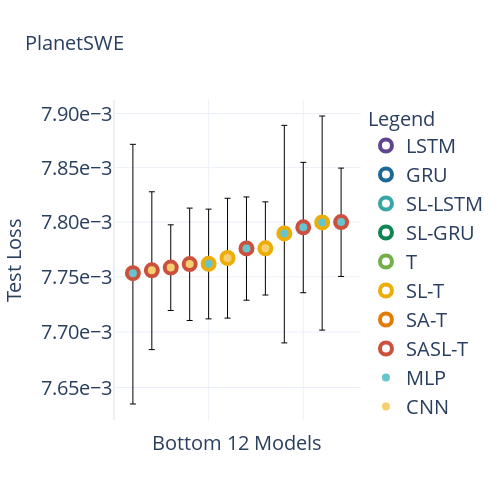
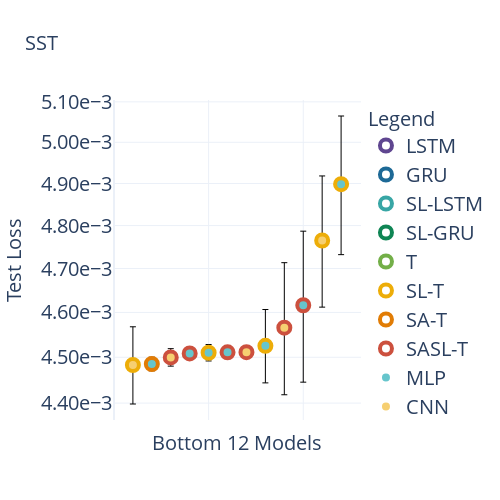
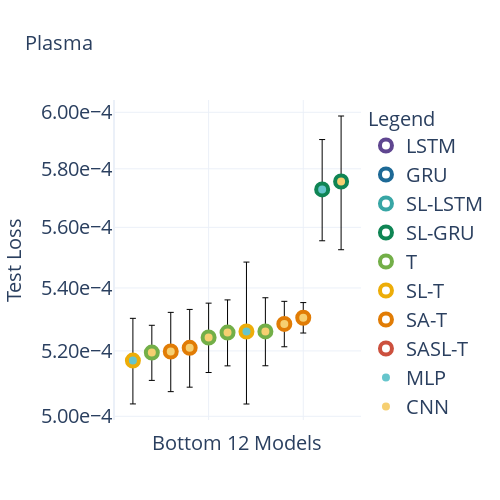

Notebook code cell kept with these figures, in order:
### Code cell
f = Figlet(font='ogre')
for dataset in ['planetswe', 'sst', 'plasma']:
    best_result = helpers.get_top_N_models_by_loss(dataset, pickle_dir, N=1)
    print(best_result)
    plots.plot_model_results_scatter(results, dataset, 12, save=True, fname=f"{dataset}_scatter", title_fontsize=20, axes_fontsize=20, legend_fontsize=20, reverse=True)

### Figure 1 — Plotly figure (JSON) as saved in the notebook; plotly's stock layout.template omitted (floating-point values rounded to 4 significant figures)
{"data": [{"marker": {"color": "white", "line": {"color": "#5F4690", "width": 4}, "size": 12}, "mode": "markers", "name": "LSTM", "showlegend": true, "type": "scatter", "x": [null], "y": [null]}, {"marker": {"color": "white", "line": {"color": "#1D6996", "width": 4}, "size": 12}, "mode": "markers", "name": "GRU", "showlegend": true, "type": "scatter", "x": [null], "y": [null]}, {"marker": {"color": "white", "line": {"color": "#38A6A5", "width": 4}, "size": 12}, "mode": "markers", "name": "SL-LSTM", "showlegend": true, "type": "scatter", "x": [null], "y": [null]}, {"marker": {"color": "white", "line": {"color": "#0F8554", "width": 4}, "size": 12}, "mode": "markers", "name": "SL-GRU", "showlegend": true, "type": "scatter", "x": [null], "y": [null]}, {"marker": {"color": "white", "line": {"color": "#73AF48", "width": 4}, "size": 12}, "mode": "markers", "name": "T", "showlegend": true, "type": "scatter", "x": [null], "y": [null]}, {"marker": {"color": "white", "line": {"color": "#EDAD08", "width": 4}, "size": 12}, "mode": "markers", "name": "SL-T", "showlegend": true, "type": "scatter", "x": [null], "y": [null]}, {"marker": {"color": "white", "line": {"color": "#E17C05", "width": 4}, "size": 12}, "mode": "markers", "name": "SA-T", "showlegend": true, "type": "scatter", "x": [null], "y": [null]}, {"marker": {"color": "white", "line": {"color": "#CC503E", "width": 4}, "size": 12}, "mode": "markers", "name": "SASL-T", "showlegend": true, "type": "scatter", "x": [null], "y": [null]}, {"marker": {"color": "#66C5CC", "line": {"color": "white", "width": 4}, "size": 12}, "mode": "markers", "name": "MLP", "showlegend": true, "type": "scatter", "x": [null], "y": [null]}, {"marker": {"color": "#F6CF71", "line": {"color": "white", "width": 4}, "size": 12}, "mode": "markers", "name": "CNN", "showlegend": true, "type": "scatter", "x": [null], "y": [null]}, {"error_y": {"array": [0.0001181], "color": "black", "thickness": 1, "type": "data", "visible": true, "width": 3}, "hovertemplate": "Encoder: sindy_attention_sindy_loss_transformer (x2)<br>Decoder: mlp (x1)<br>LR: 1.00e-02<br>Mean Test Loss: 7.75e-03<br>Std Test Loss: 1.18e-04<br>Seeds: 5<br><extra></extra>", "marker": {"color": "#66C5CC", "line": {"color": "#CC503E", "width": 4}, "size": 12}, "mode": "markers", "name": "sindy_attention_sindy_loss_transformer-mlp", "showlegend": false, "type": "scatter", "x": [1], "y": [0.007753]}, {"error_y": {"array": [7.182e-05], "color": "black", "thickness": 1, "type": "data", "visible": true, "width": 3}, "hovertemplate": "Encoder: sindy_attention_sindy_loss_transformer (x4)<br>Decoder: unet (x1)<br>LR: 1.00e-03<br>Mean Test Loss: 7.76e-03<br>Std Test Loss: 7.18e-05<br>Seeds: 5<br><extra></extra>", "marker": {"color": "#F6CF71", "line": {"color": "#CC503E", "width": 4}, "size": 12}, "mode": "markers", "name": "sindy_attention_sindy_loss_transformer-unet", "showlegend": false, "type": "scatter", "x": [2], "y": [0.007756]}, {"error_y": {"array": [3.899e-05], "color": "black", "thickness": 1, "type": "data", "visible": true, "width": 3}, "hovertemplate": "Encoder: sindy_attention_sindy_loss_transformer (x3)<br>Decoder: unet (x1)<br>LR: 1.00e-03<br>Mean Test Loss: 7.76e-03<br>Std Test Loss: 3.90e-05<br>Seeds: 5<br><extra></extra>", "marker": {"color": "#F6CF71", "line": {"color": "#CC503E", "width": 4}, "size": 12}, "mode": "markers", "name": "sindy_attention_sindy_loss_transformer-unet", "showlegend": false, "type": "scatter", "x": [3], "y": [0.007758]}, {"error_y": {"array": [5.117e-05], "color": "black", "thickness": 1, "type": "data", "visible": true, "width": 3}, "hovertemplate": "Encoder: sindy_attention_sindy_loss_transformer (x2)<br>Decoder: unet (x1)<br>LR: 1.00e-03<br>Mean Test Loss: 7.76e-03<br>Std Test Loss: 5.12e-05<br>Seeds: 5<br><extra></extra>", "marker": {"color": "#F6CF71", "line": {"color": "#CC503E", "width": 4}, "size": 12}, "mode": "markers", "name": "sindy_attention_sindy_loss_transformer-unet", "showlegend": false, "type": "scatter", "x": [4], "y": [0.007762]}, {"error_y": {"array": [4.998e-05], "color": "black", "thickness": 1, "type": "data", "visible": true, "width": 3}, "hovertemplate": "Encoder: sindy_loss_transformer (x4)<br>Decoder: mlp (x1)<br>LR: 1.00e-03<br>Mean Test Loss: 7.76e-03<br>Std Test Loss: 5.00e-05<br>Seeds: 5<br><extra></extra>", "marker": {"color": "#66C5CC", "line": {"color": "#EDAD08", "width": 4}, "size": 12}, "mode": "markers", "name": "sindy_loss_transformer-mlp", "showlegend": false, "type": "scatter", "x": [5], "y": [0.007762]}, {"error_y": {"array": [5.462e-05], "color": "black", "thickness": 1, "type": "data", "visible": true, "width": 3}, "hovertemplate": "Encoder: sindy_loss_transformer (x1)<br>Decoder: unet (x1)<br>LR: 1.00e-03<br>Mean Test Loss: 7.77e-03<br>Std Test Loss: 5.46e-05<br>Seeds: 5<br><extra></extra>", "marker": {"color": "#F6CF71", "line": {"color": "#EDAD08", "width": 4}, "size": 12}, "mode": "markers", "name": "sindy_loss_transformer-unet", "showlegend": false, "type": "scatter", "x": [6], "y": [0.007767]}, {"error_y": {"array": [4.711e-05], "color": "black", "thickness": 1, "type": "data", "visible": true, "width": 3}, "hovertemplate": "Encoder: sindy_attention_sindy_loss_transformer (x2)<br>Decoder: mlp (x1)<br>LR: 1.00e-03<br>Mean Test Loss: 7.78e-03<br>Std Test Loss: 4.71e-05<br>Seeds: 5<br><extra></extra>", "marker": {"color": "#66C5CC", "line": {"color": "#CC503E", "width": 4}, "size": 12}, "mode": "markers", "name": "sindy_attention_sindy_loss_transformer-mlp", "showlegend": false, "type": "scatter", "x": [7], "y": [0.007776]}, {"error_y": {"array": [4.25e-05], "color": "black", "thickness": 1, "type": "data", "visible": true, "width": 3}, "hovertemplate": "Encoder: sindy_loss_transformer (x4)<br>Decoder: unet (x1)<br>LR: 1.00e-03<br>Mean Test Loss: 7.78e-03<br>Std Test Loss: 4.25e-05<br>Seeds: 5<br><extra></extra>", "marker": {"color": "#F6CF71", "line": {"color": "#EDAD08", "width": 4}, "size": 12}, "mode": "markers", "name": "sindy_loss_transformer-unet", "showlegend": false, "type": "scatter", "x": [8], "y": [0.007776]}, {"error_y": {"array": [9.942e-05], "color": "black", "thickness": 1, "type": "data", "visible": true, "width": 3}, "hovertemplate": "Encoder: sindy_loss_transformer (x2)<br>Decoder: mlp (x1)<br>LR: 1.00e-02<br>Mean Test Loss: 7.79e-03<br>Std Test Loss: 9.94e-05<br>Seeds: 5<br><extra></extra>", "marker": {"color": "#66C5CC", "line": {"color": "#EDAD08", "width": 4}, "size": 12}, "mode": "markers", "name": "sindy_loss_transformer-mlp", "showlegend": false, "type": "scatter", "x": [9], "y": [0.00779]}, {"error_y": {"array": [5.962e-05], "color": "black", "thickness": 1, "type": "data", "visible": true, "width": 3}, "hovertemplate": "Encoder: sindy_attention_sindy_loss_transformer (x3)<br>Decoder: mlp (x1)<br>LR: 1.00e-03<br>Mean Test Loss: 7.80e-03<br>Std Test Loss: 5.96e-05<br>Seeds: 5<br><extra></extra>", "marker": {"color": "#66C5CC", "line": {"color": "#CC503E", "width": 4}, "size": 12}, "mode": "markers", "name": "sindy_attention_sindy_loss_transformer-mlp", "showlegend": false, "type": "scatter", "x": [10], "y": [0.007795]}, {"error_y": {"array": [9.797e-05], "color": "black", "thickness": 1, "type": "data", "visible": true, "width": 3}, "hovertemplate": "Encoder: sindy_loss_transformer (x1)<br>Decoder: mlp (x1)<br>LR: 1.00e-02<br>Mean Test Loss: 7.80e-03<br>Std Test Loss: 9.80e-05<br>Seeds: 5<br><extra></extra>", "marker": {"color": "#66C5CC", "line": {"color": "#EDAD08", "width": 4}, "size": 12}, "mode": "markers", "name": "sindy_loss_transformer-mlp", "showlegend": false, "type": "scatter", "x": [11], "y": [0.0078]}, {"error_y": {"array": [4.958e-05], "color": "black", "thickness": 1, "type": "data", "visible": true, "width": 3}, "hovertemplate": "Encoder: sindy_attention_sindy_loss_transformer (x4)<br>Decoder: mlp (x1)<br>LR: 1.00e-03<br>Mean Test Loss: 7.80e-03<br>Std Test Loss: 4.96e-05<br>Seeds: 5<br><extra></extra>", "marker": {"color": "#66C5CC", "line": {"color": "#CC503E", "width": 4}, "size": 12}, "mode": "markers", "name": "sindy_attention_sindy_loss_transformer-mlp", "showlegend": false, "type": "scatter", "x": [12], "y": [0.0078]}], "layout": {"height": 500, "hovermode": "closest", "legend": {"font": {"size": 20}, "title": {"font": {"size": 20}, "text": "Legend"}}, "showlegend": true, "title": {"font": {"size": 20}, "text": "PlanetSWE"}, "width": 500, "xaxis": {"showticklabels": false, "tickfont": {"size": 20}, "title": {"font": {"size": 20}, "text": "Bottom 12 Models"}}, "yaxis": {"exponentformat": "E", "nticks": 5, "tickfont": {"size": 20}, "tickformat": "1.2e", "title": {"font": {"size": 20}, "text": "Test Loss"}, "type": "log"}}}

### Figure 2 — Plotly figure (JSON) as saved in the notebook; plotly's stock layout.template omitted (floating-point values rounded to 4 significant figures)
{"data": [{"marker": {"color": "white", "line": {"color": "#5F4690", "width": 4}, "size": 12}, "mode": "markers", "name": "LSTM", "showlegend": true, "type": "scatter", "x": [null], "y": [null]}, {"marker": {"color": "white", "line": {"color": "#1D6996", "width": 4}, "size": 12}, "mode": "markers", "name": "GRU", "showlegend": true, "type": "scatter", "x": [null], "y": [null]}, {"marker": {"color": "white", "line": {"color": "#38A6A5", "width": 4}, "size": 12}, "mode": "markers", "name": "SL-LSTM", "showlegend": true, "type": "scatter", "x": [null], "y": [null]}, {"marker": {"color": "white", "line": {"color": "#0F8554", "width": 4}, "size": 12}, "mode": "markers", "name": "SL-GRU", "showlegend": true, "type": "scatter", "x": [null], "y": [null]}, {"marker": {"color": "white", "line": {"color": "#73AF48", "width": 4}, "size": 12}, "mode": "markers", "name": "T", "showlegend": true, "type": "scatter", "x": [null], "y": [null]}, {"marker": {"color": "white", "line": {"color": "#EDAD08", "width": 4}, "size": 12}, "mode": "markers", "name": "SL-T", "showlegend": true, "type": "scatter", "x": [null], "y": [null]}, {"marker": {"color": "white", "line": {"color": "#E17C05", "width": 4}, "size": 12}, "mode": "markers", "name": "SA-T", "showlegend": true, "type": "scatter", "x": [null], "y": [null]}, {"marker": {"color": "white", "line": {"color": "#CC503E", "width": 4}, "size": 12}, "mode": "markers", "name": "SASL-T", "showlegend": true, "type": "scatter", "x": [null], "y": [null]}, {"marker": {"color": "#66C5CC", "line": {"color": "white", "width": 4}, "size": 12}, "mode": "markers", "name": "MLP", "showlegend": true, "type": "scatter", "x": [null], "y": [null]}, {"marker": {"color": "#F6CF71", "line": {"color": "white", "width": 4}, "size": 12}, "mode": "markers", "name": "CNN", "showlegend": true, "type": "scatter", "x": [null], "y": [null]}, {"error_y": {"array": [8.481e-05], "color": "black", "thickness": 1, "type": "data", "visible": true, "width": 3}, "hovertemplate": "Encoder: sindy_loss_transformer (x2)<br>Decoder: unet (x1)<br>LR: 1.00e-03<br>Mean Test Loss: 4.48e-03<br>Std Test Loss: 8.48e-05<br>Seeds: 5<br><extra></extra>", "marker": {"color": "#F6CF71", "line": {"color": "#EDAD08", "width": 4}, "size": 12}, "mode": "markers", "name": "sindy_loss_transformer-unet", "showlegend": false, "type": "scatter", "x": [1], "y": [0.004483]}, {"error_y": {"array": [1.494e-05], "color": "black", "thickness": 1, "type": "data", "visible": true, "width": 3}, "hovertemplate": "Encoder: sindy_attention_transformer (x4)<br>Decoder: mlp (x1)<br>LR: 1.00e-03<br>Mean Test Loss: 4.49e-03<br>Std Test Loss: 1.49e-05<br>Seeds: 5<br><extra></extra>", "marker": {"color": "#66C5CC", "line": {"color": "#E17C05", "width": 4}, "size": 12}, "mode": "markers", "name": "sindy_attention_transformer-mlp", "showlegend": false, "type": "scatter", "x": [2], "y": [0.004485]}, {"error_y": {"array": [1.926e-05], "color": "black", "thickness": 1, "type": "data", "visible": true, "width": 3}, "hovertemplate": "Encoder: sindy_attention_sindy_loss_transformer (x3)<br>Decoder: unet (x1)<br>LR: 1.00e-03<br>Mean Test Loss: 4.50e-03<br>Std Test Loss: 1.93e-05<br>Seeds: 5<br><extra></extra>", "marker": {"color": "#F6CF71", "line": {"color": "#CC503E", "width": 4}, "size": 12}, "mode": "markers", "name": "sindy_attention_sindy_loss_transformer-unet", "showlegend": false, "type": "scatter", "x": [3], "y": [0.0045]}, {"error_y": {"array": [1.329e-05], "color": "black", "thickness": 1, "type": "data", "visible": true, "width": 3}, "hovertemplate": "Encoder: sindy_attention_sindy_loss_transformer (x3)<br>Decoder: mlp (x1)<br>LR: 1.00e-03<br>Mean Test Loss: 4.51e-03<br>Std Test Loss: 1.33e-05<br>Seeds: 5<br><extra></extra>", "marker": {"color": "#66C5CC", "line": {"color": "#CC503E", "width": 4}, "size": 12}, "mode": "markers", "name": "sindy_attention_sindy_loss_transformer-mlp", "showlegend": false, "type": "scatter", "x": [4], "y": [0.004508]}, {"error_y": {"array": [1.817e-05], "color": "black", "thickness": 1, "type": "data", "visible": true, "width": 3}, "hovertemplate": "Encoder: sindy_loss_transformer (x4)<br>Decoder: mlp (x1)<br>LR: 1.00e-03<br>Mean Test Loss: 4.51e-03<br>Std Test Loss: 1.82e-05<br>Seeds: 5<br><extra></extra>", "marker": {"color": "#66C5CC", "line": {"color": "#EDAD08", "width": 4}, "size": 12}, "mode": "markers", "name": "sindy_loss_transformer-mlp", "showlegend": false, "type": "scatter", "x": [5], "y": [0.00451]}, {"error_y": {"array": [1.02e-05], "color": "black", "thickness": 1, "type": "data", "visible": true, "width": 3}, "hovertemplate": "Encoder: sindy_attention_sindy_loss_transformer (x4)<br>Decoder: mlp (x1)<br>LR: 1.00e-03<br>Mean Test Loss: 4.51e-03<br>Std Test Loss: 1.02e-05<br>Seeds: 5<br><extra></extra>", "marker": {"color": "#66C5CC", "line": {"color": "#CC503E", "width": 4}, "size": 12}, "mode": "markers", "name": "sindy_attention_sindy_loss_transformer-mlp", "showlegend": false, "type": "scatter", "x": [6], "y": [0.004511]}, {"error_y": {"array": [1.297e-05], "color": "black", "thickness": 1, "type": "data", "visible": true, "width": 3}, "hovertemplate": "Encoder: sindy_attention_sindy_loss_transformer (x4)<br>Decoder: unet (x1)<br>LR: 1.00e-03<br>Mean Test Loss: 4.51e-03<br>Std Test Loss: 1.30e-05<br>Seeds: 5<br><extra></extra>", "marker": {"color": "#F6CF71", "line": {"color": "#CC503E", "width": 4}, "size": 12}, "mode": "markers", "name": "sindy_attention_sindy_loss_transformer-unet", "showlegend": false, "type": "scatter", "x": [7], "y": [0.004511]}, {"error_y": {"array": [8.134e-05], "color": "black", "thickness": 1, "type": "data", "visible": true, "width": 3}, "hovertemplate": "Encoder: sindy_loss_transformer (x2)<br>Decoder: mlp (x1)<br>LR: 1.00e-03<br>Mean Test Loss: 4.53e-03<br>Std Test Loss: 8.13e-05<br>Seeds: 5<br><extra></extra>", "marker": {"color": "#66C5CC", "line": {"color": "#EDAD08", "width": 4}, "size": 12}, "mode": "markers", "name": "sindy_loss_transformer-mlp", "showlegend": false, "type": "scatter", "x": [8], "y": [0.004525]}, {"error_y": {"array": [0.0001477], "color": "black", "thickness": 1, "type": "data", "visible": true, "width": 3}, "hovertemplate": "Encoder: sindy_attention_sindy_loss_transformer (x1)<br>Decoder: unet (x1)<br>LR: 1.00e-03<br>Mean Test Loss: 4.57e-03<br>Std Test Loss: 1.48e-04<br>Seeds: 5<br><extra></extra>", "marker": {"color": "#F6CF71", "line": {"color": "#CC503E", "width": 4}, "size": 12}, "mode": "markers", "name": "sindy_attention_sindy_loss_transformer-unet", "showlegend": false, "type": "scatter", "x": [9], "y": [0.004566]}, {"error_y": {"array": [0.0001707], "color": "black", "thickness": 1, "type": "data", "visible": true, "width": 3}, "hovertemplate": "Encoder: sindy_attention_sindy_loss_transformer (x1)<br>Decoder: mlp (x1)<br>LR: 1.00e-03<br>Mean Test Loss: 4.62e-03<br>Std Test Loss: 1.71e-04<br>Seeds: 5<br><extra></extra>", "marker": {"color": "#66C5CC", "line": {"color": "#CC503E", "width": 4}, "size": 12}, "mode": "markers", "name": "sindy_attention_sindy_loss_transformer-mlp", "showlegend": false, "type": "scatter", "x": [10], "y": [0.004616]}, {"error_y": {"array": [0.0001531], "color": "black", "thickness": 1, "type": "data", "visible": true, "width": 3}, "hovertemplate": "Encoder: sindy_loss_transformer (x1)<br>Decoder: unet (x1)<br>LR: 1.00e-03<br>Mean Test Loss: 4.77e-03<br>Std Test Loss: 1.53e-04<br>Seeds: 5<br><extra></extra>", "marker": {"color": "#F6CF71", "line": {"color": "#EDAD08", "width": 4}, "size": 12}, "mode": "markers", "name": "sindy_loss_transformer-unet", "showlegend": false, "type": "scatter", "x": [11], "y": [0.004765]}, {"error_y": {"array": [0.0001664], "color": "black", "thickness": 1, "type": "data", "visible": true, "width": 3}, "hovertemplate": "Encoder: sindy_loss_transformer (x1)<br>Decoder: mlp (x1)<br>LR: 1.00e-03<br>Mean Test Loss: 4.90e-03<br>Std Test Loss: 1.66e-04<br>Seeds: 5<br><extra></extra>", "marker": {"color": "#66C5CC", "line": {"color": "#EDAD08", "width": 4}, "size": 12}, "mode": "markers", "name": "sindy_loss_transformer-mlp", "showlegend": false, "type": "scatter", "x": [12], "y": [0.004898]}], "layout": {"height": 500, "hovermode": "closest", "legend": {"font": {"size": 20}, "title": {"font": {"size": 20}, "text": "Legend"}}, "showlegend": true, "title": {"font": {"size": 20}, "text": "SST"}, "width": 500, "xaxis": {"showticklabels": false, "tickfont": {"size": 20}, "title": {"font": {"size": 20}, "text": "Bottom 12 Models"}}, "yaxis": {"exponentformat": "E", "nticks": 5, "tickfont": {"size": 20}, "tickformat": "1.2e", "title": {"font": {"size": 20}, "text": "Test Loss"}, "type": "log"}}}

### Figure 3 — Plotly figure (JSON) as saved in the notebook; plotly's stock layout.template omitted (floating-point values rounded to 4 significant figures)
{"data": [{"marker": {"color": "white", "line": {"color": "#5F4690", "width": 4}, "size": 12}, "mode": "markers", "name": "LSTM", "showlegend": true, "type": "scatter", "x": [null], "y": [null]}, {"marker": {"color": "white", "line": {"color": "#1D6996", "width": 4}, "size": 12}, "mode": "markers", "name": "GRU", "showlegend": true, "type": "scatter", "x": [null], "y": [null]}, {"marker": {"color": "white", "line": {"color": "#38A6A5", "width": 4}, "size": 12}, "mode": "markers", "name": "SL-LSTM", "showlegend": true, "type": "scatter", "x": [null], "y": [null]}, {"marker": {"color": "white", "line": {"color": "#0F8554", "width": 4}, "size": 12}, "mode": "markers", "name": "SL-GRU", "showlegend": true, "type": "scatter", "x": [null], "y": [null]}, {"marker": {"color": "white", "line": {"color": "#73AF48", "width": 4}, "size": 12}, "mode": "markers", "name": "T", "showlegend": true, "type": "scatter", "x": [null], "y": [null]}, {"marker": {"color": "white", "line": {"color": "#EDAD08", "width": 4}, "size": 12}, "mode": "markers", "name": "SL-T", "showlegend": true, "type": "scatter", "x": [null], "y": [null]}, {"marker": {"color": "white", "line": {"color": "#E17C05", "width": 4}, "size": 12}, "mode": "markers", "name": "SA-T", "showlegend": true, "type": "scatter", "x": [null], "y": [null]}, {"marker": {"color": "white", "line": {"color": "#CC503E", "width": 4}, "size": 12}, "mode": "markers", "name": "SASL-T", "showlegend": true, "type": "scatter", "x": [null], "y": [null]}, {"marker": {"color": "#66C5CC", "line": {"color": "white", "width": 4}, "size": 12}, "mode": "markers", "name": "MLP", "showlegend": true, "type": "scatter", "x": [null], "y": [null]}, {"marker": {"color": "#F6CF71", "line": {"color": "white", "width": 4}, "size": 12}, "mode": "markers", "name": "CNN", "showlegend": true, "type": "scatter", "x": [null], "y": [null]}, {"error_y": {"array": [1.327e-05], "color": "black", "thickness": 1, "type": "data", "visible": true, "width": 3}, "hovertemplate": "Encoder: sindy_loss_transformer (x3)<br>Decoder: mlp (x1)<br>LR: 1.00e-03<br>Mean Test Loss: 5.17e-04<br>Std Test Loss: 1.33e-05<br>Seeds: 5<br><extra></extra>", "marker": {"color": "#66C5CC", "line": {"color": "#EDAD08", "width": 4}, "size": 12}, "mode": "markers", "name": "sindy_loss_transformer-mlp", "showlegend": false, "type": "scatter", "x": [1], "y": [0.000517]}, {"error_y": {"array": [8.583e-06], "color": "black", "thickness": 1, "type": "data", "visible": true, "width": 3}, "hovertemplate": "Encoder: vanilla_transformer (x1)<br>Decoder: unet (x1)<br>LR: 1.00e-02<br>Mean Test Loss: 5.19e-04<br>Std Test Loss: 8.58e-06<br>Seeds: 5<br><extra></extra>", "marker": {"color": "#F6CF71", "line": {"color": "#73AF48", "width": 4}, "size": 12}, "mode": "markers", "name": "vanilla_transformer-unet", "showlegend": false, "type": "scatter", "x": [2], "y": [0.0005195]}, {"error_y": {"array": [1.236e-05], "color": "black", "thickness": 1, "type": "data", "visible": true, "width": 3}, "hovertemplate": "Encoder: sindy_attention_transformer (x1)<br>Decoder: unet (x1)<br>LR: 1.00e-02<br>Mean Test Loss: 5.20e-04<br>Std Test Loss: 1.24e-05<br>Seeds: 5<br><extra></extra>", "marker": {"color": "#F6CF71", "line": {"color": "#E17C05", "width": 4}, "size": 12}, "mode": "markers", "name": "sindy_attention_transformer-unet", "showlegend": false, "type": "scatter", "x": [3], "y": [0.0005198]}, {"error_y": {"array": [1.214e-05], "color": "black", "thickness": 1, "type": "data", "visible": true, "width": 3}, "hovertemplate": "Encoder: sindy_attention_transformer (x3)<br>Decoder: unet (x1)<br>LR: 1.00e-02<br>Mean Test Loss: 5.21e-04<br>Std Test Loss: 1.21e-05<br>Seeds: 5<br><extra></extra>", "marker": {"color": "#F6CF71", "line": {"color": "#E17C05", "width": 4}, "size": 12}, "mode": "markers", "name": "sindy_attention_transformer-unet", "showlegend": false, "type": "scatter", "x": [4], "y": [0.000521]}, {"error_y": {"array": [1.09e-05], "color": "black", "thickness": 1, "type": "data", "visible": true, "width": 3}, "hovertemplate": "Encoder: vanilla_transformer (x2)<br>Decoder: unet (x1)<br>LR: 1.00e-02<br>Mean Test Loss: 5.24e-04<br>Std Test Loss: 1.09e-05<br>Seeds: 5<br><extra></extra>", "marker": {"color": "#F6CF71", "line": {"color": "#73AF48", "width": 4}, "size": 12}, "mode": "markers", "name": "vanilla_transformer-unet", "showlegend": false, "type": "scatter", "x": [5], "y": [0.0005242]}, {"error_y": {"array": [1.04e-05], "color": "black", "thickness": 1, "type": "data", "visible": true, "width": 3}, "hovertemplate": "Encoder: vanilla_transformer (x4)<br>Decoder: unet (x1)<br>LR: 1.00e-02<br>Mean Test Loss: 5.26e-04<br>Std Test Loss: 1.04e-05<br>Seeds: 5<br><extra></extra>", "marker": {"color": "#F6CF71", "line": {"color": "#73AF48", "width": 4}, "size": 12}, "mode": "markers", "name": "vanilla_transformer-unet", "showlegend": false, "type": "scatter", "x": [6], "y": [0.0005258]}, {"error_y": {"array": [2.237e-05], "color": "black", "thickness": 1, "type": "data", "visible": true, "width": 3}, "hovertemplate": "Encoder: sindy_loss_transformer (x2)<br>Decoder: mlp (x1)<br>LR: 1.00e-03<br>Mean Test Loss: 5.26e-04<br>Std Test Loss: 2.24e-05<br>Seeds: 5<br><extra></extra>", "marker": {"color": "#66C5CC", "line": {"color": "#EDAD08", "width": 4}, "size": 12}, "mode": "markers", "name": "sindy_loss_transformer-mlp", "showlegend": false, "type": "scatter", "x": [7], "y": [0.0005261]}, {"error_y": {"array": [1.073e-05], "color": "black", "thickness": 1, "type": "data", "visible": true, "width": 3}, "hovertemplate": "Encoder: vanilla_transformer (x3)<br>Decoder: unet (x1)<br>LR: 1.00e-02<br>Mean Test Loss: 5.26e-04<br>Std Test Loss: 1.07e-05<br>Seeds: 5<br><extra></extra>", "marker": {"color": "#F6CF71", "line": {"color": "#73AF48", "width": 4}, "size": 12}, "mode": "markers", "name": "vanilla_transformer-unet", "showlegend": false, "type": "scatter", "x": [8], "y": [0.0005261]}, {"error_y": {"array": [7.202e-06], "color": "black", "thickness": 1, "type": "data", "visible": true, "width": 3}, "hovertemplate": "Encoder: sindy_attention_transformer (x4)<br>Decoder: unet (x1)<br>LR: 1.00e-02<br>Mean Test Loss: 5.28e-04<br>Std Test Loss: 7.20e-06<br>Seeds: 5<br><extra></extra>", "marker": {"color": "#F6CF71", "line": {"color": "#E17C05", "width": 4}, "size": 12}, "mode": "markers", "name": "sindy_attention_transformer-unet", "showlegend": false, "type": "scatter", "x": [9], "y": [0.0005285]}, {"error_y": {"array": [4.842e-06], "color": "black", "thickness": 1, "type": "data", "visible": true, "width": 3}, "hovertemplate": "Encoder: sindy_attention_transformer (x2)<br>Decoder: unet (x1)<br>LR: 1.00e-02<br>Mean Test Loss: 5.30e-04<br>Std Test Loss: 4.84e-06<br>Seeds: 5<br><extra></extra>", "marker": {"color": "#F6CF71", "line": {"color": "#E17C05", "width": 4}, "size": 12}, "mode": "markers", "name": "sindy_attention_transformer-unet", "showlegend": false, "type": "scatter", "x": [10], "y": [0.0005304]}, {"error_y": {"array": [1.738e-05], "color": "black", "thickness": 1, "type": "data", "visible": true, "width": 3}, "hovertemplate": "Encoder: sindy_loss_gru (x1)<br>Decoder: mlp (x1)<br>LR: 1.00e-02<br>Mean Test Loss: 5.73e-04<br>Std Test Loss: 1.74e-05<br>Seeds: 5<br><extra></extra>", "marker": {"color": "#66C5CC", "line": {"color": "#0F8554", "width": 4}, "size": 12}, "mode": "markers", "name": "sindy_loss_gru-mlp", "showlegend": false, "type": "scatter", "x": [11], "y": [0.0005729]}, {"error_y": {"array": [2.306e-05], "color": "black", "thickness": 1, "type": "data", "visible": true, "width": 3}, "hovertemplate": "Encoder: sindy_loss_gru (x1)<br>Decoder: unet (x1)<br>LR: 1.00e-02<br>Mean Test Loss: 5.76e-04<br>Std Test Loss: 2.31e-05<br>Seeds: 5<br><extra></extra>", "marker": {"color": "#F6CF71", "line": {"color": "#0F8554", "width": 4}, "size": 12}, "mode": "markers", "name": "sindy_loss_gru-unet", "showlegend": false, "type": "scatter", "x": [12], "y": [0.0005756]}], "layout": {"height": 500, "hovermode": "closest", "legend": {"font": {"size": 20}, "title": {"font": {"size": 20}, "text": "Legend"}}, "showlegend": true, "title": {"font": {"size": 20}, "text": "Plasma"}, "width": 500, "xaxis": {"showticklabels": false, "tickfont": {"size": 20}, "title": {"font": {"size": 20}, "text": "Bottom 12 Models"}}, "yaxis": {"exponentformat": "E", "nticks": 5, "tickfont": {"size": 20}, "tickformat": "1.2e", "title": {"font": {"size": 20}, "text": "Test Loss"}, "type": "log"}}}
